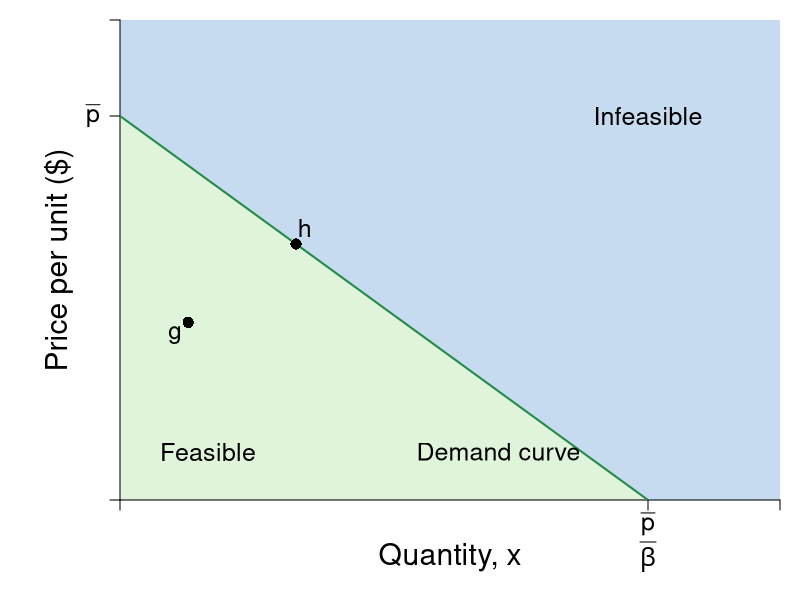

This figure's R source:
#Graph Designer: Simon Halliday + Scott Cohn
#Authors: Bowles and Halliday
#Title: Coordination, Conflict and Competition: A Text in Microeconomics

require(shape)
pdf(file = "firmmarketsupply/isoprofit_monopoly_feasible.pdf", width = 9, height = 7)

#Set parameters for graphics
axislabelsize <- 1.8
labelsize <- 1.5
namesize <- 1.8
annotatesize <- 1.5
graphlinewidth <- 2
segmentlinewidth <- 1.5

COL <- c("#7fc97f", "#beaed4", "#fdc086", "#ffff99", "#386cb0", "#f0027f", "#bf5b17", "#666666")
COLA <- c("#e0f3db", "#99d8c9","#66c2a4","#41ae76", "#238b45", "#005824")
COLB <- c("#c6dbef", "#4eb3d3", "#2b8cbe", "#0868ac","#084081")

#Edited the margins to cater for the larger LHS labels
par(mar =  c(5, 6, 1, 1))

AvgRevenue <- function(x, rmax = 12, xmax = 12){
  rmax - (rmax/xmax)*x
}

MRevenue <- function(x, rmax = 12, xmax = 12){
  rmax - 2*(rmax/xmax)*x
}

AvgCost <- function(x, c0 = 2, c1 = 4){
  c0/x + c1
}

# From CORE
IsoProf <- function(x, k = 0, c0 = 2, c1 = 4){
  AvgCost(x) + k/x
}

xlims <- c(0, 15)
ylims <- c(0, 15)

npts <- 501 
x <- seq(xlims[1], xlims[2], length.out = npts)
y <- seq(ylims[1], ylims[2], length.out = npts) 
a <- c(13, 16.75, 19.25)

plot(0, 0, xlim = xlims, ylim = ylims, type = "n",
     xlab = expression(paste("")),
     ylab = expression(paste("")), 
     xaxt = "n", 
     yaxt = "n", 
     cex.lab = axislabelsize, 
     bty = "n",
     xaxs = "i", 
     yaxs = "i")


ticksy <- c(0,  12, ylims[2])
ylabels <- c(NA, expression(paste(bar(p))), NA)
ticksx <- c(0, 12, xlims[2])
xlabels <- c(NA,  expression(paste(frac(bar(p),beta))), NA)

#Draw the polygon for feasible
xpoly1 <- c(0, 0, 12, 0)
ypoly1 <- c(0, 12, 0, 0)
polygon(x = xpoly1, y = ypoly1, col = COLA[1], density  =NULL, border = NA)

#Draw the polygon for infeasible
xpoly2 <- c(0, 0, xlims[2], xlims[2], 12, 0)
ypoly2 <- c(12, ylims[2], ylims[2], 0, 0, 12)
polygon(x = xpoly2, y = ypoly2, col = COLB[1], density = NULL, border = NA)


axis(1, at = ticksx, pos = 0, labels = FALSE)
text(x = c(0, 12, xlims[2]), par("usr")[3] - 0.4, labels = xlabels, srt = 0, pos = 1, xpd = TRUE, cex = labelsize)
axis(2, at = ticksy, pos = 0, labels = ylabels, las = 1, cex.axis = labelsize)

npts <- 500 
xx1 <- seq(xlims[1], xlims[2], length.out = npts)
xx2 <- seq(xlims[1], xlims[2] - 2, length.out = npts)
xx3 <- seq(2, 6, length.out = npts)

lines(xx1, AvgRevenue(xx1, rmax = 12, xmax = 12), col = COLA[5], lwd = graphlinewidth)


#Label the axes
text(0.5*(xlims[2]), -1.8, expression(paste("Quantity, ", x)), xpd = TRUE, cex = axislabelsize) 
#text(0.5*(xlims[2]), -1.8, expression(paste("Output, ", x)), xpd = TRUE, cex = axislabelsize) 
text(-1.4, 0.5*ylims[2], expression(paste("Price per unit ($)")), xpd = TRUE, cex = axislabelsize, srt = 90) 

text(10 - 1.4, AvgRevenue(x = 10) -0.5, expression("Demand curve"), cex = annotatesize)

text(2, 1.5, expression("Feasible"), cex = annotatesize)
text(12, 12, expression("Infeasible"), cex = annotatesize)

points(4, AvgRevenue(x = 4), pch = 16, col = "black", cex = 1.5)
text(4.2, AvgRevenue(x = 4) + 0.5, expression(h), cex = labelsize)

points(1.55, AvgRevenue(x = 6.45), pch = 16, col = "black", cex = 1.5)
text(1.55 - 0.3, AvgRevenue(x = 6.45) - 0.4, expression(g), cex = labelsize)


dev.off()
